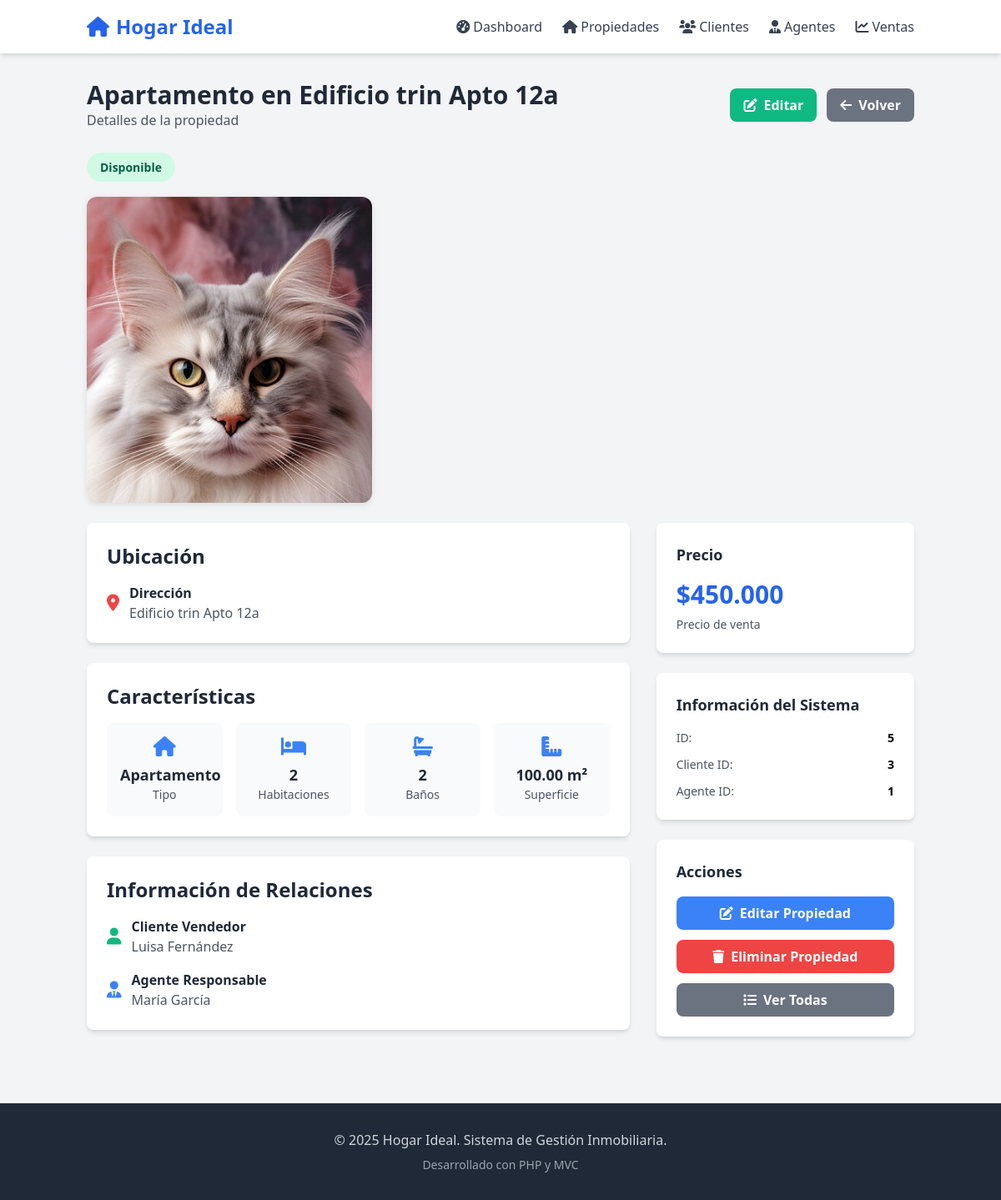
The page /index.php?controller=propiedad&action=show&id=5 on the database its author committed.
### tables this page shows
CREATE TABLE `propiedad` (
  `id_propiedad` int NOT NULL,
  `tipo` enum('casa','apartamento','terreno','local') NOT NULL,
  `direccion` varchar(200) NOT NULL,
  `habitaciones` int DEFAULT NULL,
  `banos` int DEFAULT NULL,
  `superficie` decimal(10,2) NOT NULL,
  `precio` decimal(12,2) NOT NULL,
  `portada` varchar(255) DEFAULT NULL,
  `estado` enum('disponible','vendida') DEFAULT 'disponible',
  `id_cliente_vendedor` int NOT NULL,
  `id_agente` int NOT NULL
);

CREATE TABLE `cliente` (
  `id_cliente` int NOT NULL,
  `nombre_completo` varchar(100) NOT NULL,
  `direccion` varchar(200) NOT NULL,
  `telefono` varchar(20) NOT NULL,
  `email` varchar(100) DEFAULT NULL,
  `tipo` enum('Comprador','Vendedor','Ambos') NOT NULL
);

CREATE TABLE `agente` (
  `id_agente` int NOT NULL,
  `nombre_completo` varchar(100) NOT NULL,
  `telefono` varchar(20) NOT NULL,
  `email` varchar(100) DEFAULT NULL,
  `zona_asignada` varchar(50) NOT NULL,
  `activo` tinyint(1) DEFAULT '1'
);

### controllers/PropiedadController.php (called while the page is built, shortened)
<?php
require_once 'models/Propiedad.php';
class PropiedadController {
    private $propiedadModel;
    public function __construct() {
        $this->propiedadModel = new Propiedad();
    }
    public function show($id) {
        $propiedad = $this->propiedadModel->getById($id);
        include 'views/propiedades/show.php';
    }
}
?>

### models/Propiedad.php (called while the page is built, shortened)
<?php
require_once 'config/database.php';
class Propiedad {
    private $pdo;
    public function __construct() {
        global $pdo;
        $this->pdo = $pdo;
    }
    public function getById($id) {
        $stmt = $this->pdo->prepare("SELECT p.*, c.nombre_completo as cliente_vendedor, a.nombre_completo as agente_nombre
        FROM propiedad p
        LEFT JOIN cliente c ON p.id_cliente_vendedor = c.id_cliente
        LEFT JOIN agente a ON p.id_agente = a.id_agente
        WHERE p.id_propiedad = ?");
        $stmt->execute([$id]);
        return $stmt->fetch(PDO::FETCH_ASSOC);
    }
}
?>

### includes/functions.php (called while the page is built, shortened)
<?php
function url($controller, $action = 'index', $id = null) {
    $url = "index.php?controller={$controller}&action={$action}";
    if ($id !== null) {
        $url .= "&id={$id}";
    }
    return $url;
}
?>

### views/propiedades/show.php (the view, shortened to what this page needs)
<div class="container mx-auto px-4 py-8">
    <div class="flex justify-between items-center mb-8">
        <div>
            <h1 class="text-3xl font-bold text-gray-800"><?php echo ucfirst($propiedad['tipo']); ?> en <?php echo htmlspecialchars($propiedad['direccion']); ?></h1>
            <p class="text-gray-600">Detalles de la propiedad</p>
        </div>
        <div class="flex space-x-3">
            <a href="<?= url('propiedad', 'edit', $propiedad['id_propiedad']) ?>"
            class="bg-green-500 hover:bg-green-600 text-white px-4 py-2 rounded-lg font-semibold transition-colors">
                <i class="fas fa-edit mr-2"></i>Editar
            </a>
            <a href="<?= url('propiedad', 'index') ?>"
            class="bg-gray-500 hover:bg-gray-600 text-white px-4 py-2 rounded-lg font-semibold transition-colors">
                <i class="fas fa-arrow-left mr-2"></i>Volver
            </a>
        </div>
    </div>
    <div class="mb-6">
        <span class="px-4 py-2 text-sm font-semibold rounded-full
            <?php echo $propiedad['estado'] === 'disponible' ? 'bg-green-100 text-green-800' : 'bg-red-100 text-red-800'; ?>">
            <?php echo ucfirst($propiedad['estado']); ?>
        </span>
    </div>
    <?php if (!empty($propiedad['portada'])): ?>
        <div class="mb-6">
            <img src="<?php echo htmlspecialchars($propiedad['portada']); ?>" alt="Portada de la propiedad" style="max-width: 400px; border-radius: 12px; box-shadow: 0 2px 8px rgba(0,0,0,0.1);">
        </div>
    <?php endif; ?>
    <div class="grid grid-cols-1 lg:grid-cols-3 gap-8">
        <div class="lg:col-span-2">
            <div class="bg-white rounded-lg shadow-md p-6 mb-6">
                <h2 class="text-2xl font-bold text-gray-800 mb-4">Ubicación</h2>
                <div class="space-y-3">
                    <div class="flex items-center">
                        <i class="fas fa-map-marker-alt text-red-500 mr-3 text-xl"></i>
                        <div>
                            <div class="font-semibold text-gray-800">Dirección</div>
                            <div class="text-gray-600"><?php echo htmlspecialchars($propiedad['direccion']); ?></div>
                        </div>
                    </div>
                </div>
            </div>
            <div class="bg-white rounded-lg shadow-md p-6 mb-6">
                <h2 class="text-2xl font-bold text-gray-800 mb-4">Características</h2>
                <div class="grid grid-cols-2 md:grid-cols-4 gap-4">
                    <div class="text-center p-4 bg-gray-50 rounded-lg">
                        <i class="fas fa-home text-2xl text-blue-500 mb-2"></i>
                        <div class="text-lg font-semibold text-gray-800"><?php echo ucfirst($propiedad['tipo']); ?></div>
                        <div class="text-sm text-gray-600">Tipo</div>
                    </div>
                    <?php if ($propiedad['habitaciones']): ?>
                    <div class="text-center p-4 bg-gray-50 rounded-lg">
                        <i class="fas fa-bed text-2xl text-blue-500 mb-2"></i>
                        <div class="text-lg font-semibold text-gray-800"><?php echo $propiedad['habitaciones']; ?></div>
                        <div class="text-sm text-gray-600">Habitaciones</div>
                    </div>
                    <?php endif; ?>
                    <?php if ($propiedad['banos']): ?>
                    <div class="text-center p-4 bg-gray-50 rounded-lg">
                        <i class="fas fa-bath text-2xl text-blue-500 mb-2"></i>
                        <div class="text-lg font-semibold text-gray-800"><?php echo $propiedad['banos']; ?></div>
                        <div class="text-sm text-gray-600">Baños</div>
                    </div>
                    <?php endif; ?>
                    <div class="text-center p-4 bg-gray-50 rounded-lg">
                        <i class="fas fa-ruler-combined text-2xl text-blue-500 mb-2"></i>
                        <div class="text-lg font-semibold text-gray-800"><?php echo $propiedad['superficie']; ?> m²</div>
                        <div class="text-sm text-gray-600">Superficie</div>
                    </div>
                </div>
            </div>
            <div class="bg-white rounded-lg shadow-md p-6">
                <h2 class="text-2xl font-bold text-gray-800 mb-4">Información de Relaciones</h2>
                <div class="space-y-4">
                    <div class="flex items-center">
                        <i class="fas fa-user text-green-500 mr-3 text-xl"></i>
                        <div>
                            <div class="font-semibold text-gray-800">Cliente Vendedor</div>
                            <div class="text-gray-600"><?php echo htmlspecialchars($propiedad['cliente_vendedor'] ?? 'N/A'); ?></div>
                        </div>
                    </div>
                    <div class="flex items-center">
                        <i class="fas fa-user-tie text-blue-500 mr-3 text-xl"></i>
                        <div>
                            <div class="font-semibold text-gray-800">Agente Responsable</div>
                            <div class="text-gray-600"><?php echo htmlspecialchars($propiedad['agente_nombre'] ?? 'N/A'); ?></div>
                        </div>
                    </div>
                </div>
            </div>
        </div>
        <div class="lg:col-span-1">
            <div class="bg-white rounded-lg shadow-md p-6 mb-6">
                <h3 class="text-lg font-semibold text-gray-800 mb-4">Precio</h3>
                <div class="text-3xl font-bold text-blue-600 mb-2">
                    $<?php echo number_format($propiedad['precio'], 0, ',', '.'); ?>
                </div>
                <p class="text-gray-600 text-sm">Precio de venta</p>
            </div>
            <div class="bg-white rounded-lg shadow-md p-6 mb-6">
                <h3 class="text-lg font-semibold text-gray-800 mb-4">Información del Sistema</h3>
                <div class="space-y-3 text-sm">
                    <div class="flex justify-between">
                        <span class="text-gray-600">ID:</span>
                        <span class="font-semibold"><?php echo $propiedad['id_propiedad']; ?></span>
                    </div>
                    <div class="flex justify-between">
                        <span class="text-gray-600">Cliente ID:</span>
                        <span class="font-semibold"><?php echo $propiedad['id_cliente_vendedor']; ?></span>
                    </div>
                    <div class="flex justify-between">
                        <span class="text-gray-600">Agente ID:</span>
                        <span class="font-semibold"><?php echo $propiedad['id_agente']; ?></span>
                    </div>
                </div>
            </div>
            <div class="bg-white rounded-lg shadow-md p-6">
                <h3 class="text-lg font-semibold text-gray-800 mb-4">Acciones</h3>
                <div class="space-y-3">
                    <a href="<?= url('propiedad', 'edit', $propiedad['id_propiedad']) ?>"
                    class="w-full bg-blue-500 hover:bg-blue-600 text-white px-4 py-2 rounded-lg font-semibold transition-colors text-center block">
                        <i class="fas fa-edit mr-2"></i>Editar Propiedad
                    </a>
                    <a href="<?= url('propiedad', 'delete', $propiedad['id_propiedad']) ?>"
                    class="w-full bg-red-500 hover:bg-red-600 text-white px-4 py-2 rounded-lg font-semibold transition-colors text-center block"
                    onclick="return confirm('¿Estás seguro de que quieres eliminar esta propiedad?')">
                        <i class="fas fa-trash mr-2"></i>Eliminar Propiedad
                    </a>
                    <a href="<?= url('propiedad', 'index') ?>"
                    class="w-full bg-gray-500 hover:bg-gray-600 text-white px-4 py-2 rounded-lg font-semibold transition-colors text-center block">
                        <i class="fas fa-list mr-2"></i>Ver Todas
                    </a>
                </div>
            </div>
        </div>
    </div>
</div>
<?php
include 'views/layouts/main.php';
?>

### rows shown on the page
propiedad: tipo "Apartamento", direccion "Edificio trin Apto 12a", estado "Disponible", portada (picture), habitaciones "2", banos "2", superficie "100.00", id_cliente_vendedor.nombre_completo "Luisa Fernández", id_agente.nombre_completo "María García", precio "450.000", id_propiedad "5", id_cliente_vendedor "3", id_agente "1"
